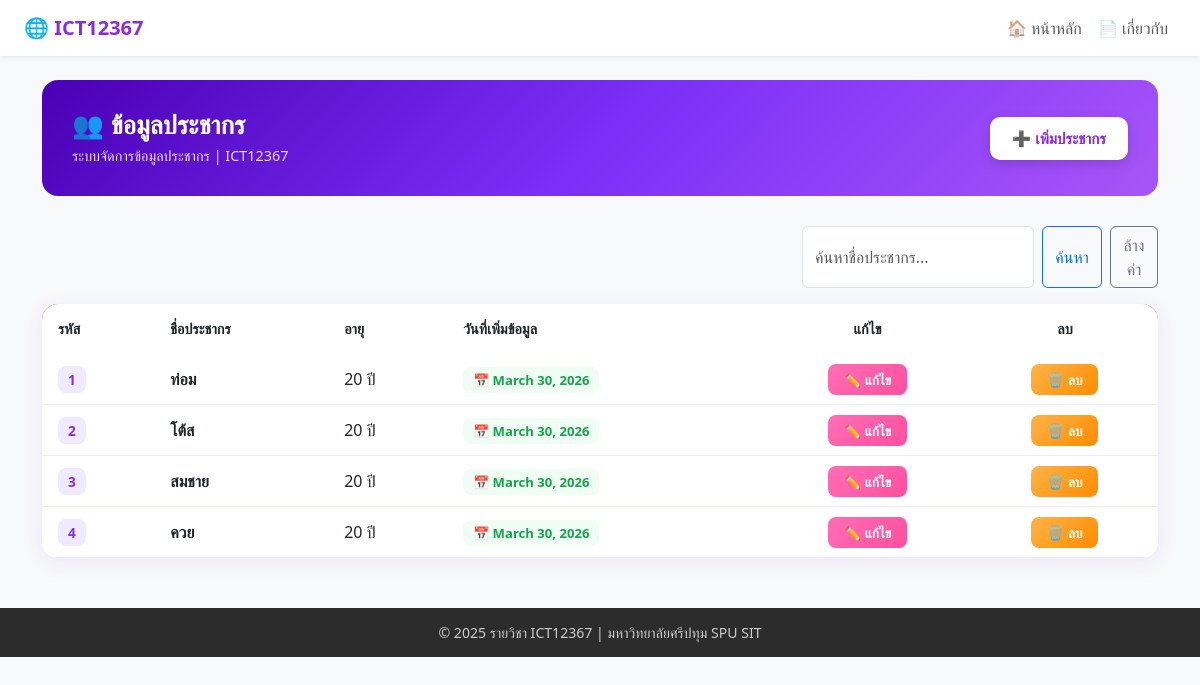
The page / on the database its author committed.
### myapp/models.py (models this page shows, shortened)
class Person(models.Model):
    name = models.CharField(max_length=100)
    age = models.IntegerField()
    created_date = models.DateField(auto_now_add=True)

### myapp/views.py (the view)
# urls.py: path('', views.index, name='index'),
def index(request):
    all_Person = Person.objects.all()
    query = request.GET.get('q')
    if query:
        all_Person = all_Person.filter(
            Q(name__icontains=query) | Q(age__icontains=query)
        )
    return render(request, "myapp/index.html", {"all_person": all_Person})

### myapp/templates/myapp/index.html (shortened to what this page needs)
{% extends 'myapp/base.html' %}
{% block content %}
<div class="page-header">
  <div>
    <h2>👥 ข้อมูลประชากร</h2>
    <p>ระบบจัดการข้อมูลประชากร | ICT12367</p>
  </div>
  <a href="/add/" class="btn-add">➕ เพิ่มประชากร</a>
</div>
<div class="row mb-3 justify-content-end">
  <div class="col-md-4">
    <form action="" method="GET" class="d-flex">
      <input class="form-control me-2" type="search" name="q" placeholder="ค้นหาชื่อประชากร..."
             aria-label="Search" value="{{ request.GET.q }}">
      <button class="btn btn-outline-primary me-2" type="submit">ค้นหา</button>
      <a href="/" class="btn btn-outline-secondary">ล้างค่า</a>
    </form>
  </div>
</div>
<div class="table-card">
  <table class="table table-hover mb-0">
    <thead>
      <tr>
        <th>รหัส</th>
        <th>ชื่อประชากร</th>
        <th>อายุ</th>
        <th>วันที่เพิ่มข้อมูล</th>
        <th class="text-center">แก้ไข</th>
        <th class="text-center">ลบ</th>
      </tr>
    </thead>
    <tbody>
      {% for person in all_person %}
      <tr>
        <td><span class="badge-id">{{ person.id }}</span></td>
        <td><strong>{{ person.name }}</strong></td>
        <td>{{ person.age }} ปี</td>
        <td><span class="badge-date">📅 {{ person.created_date }}</span></td>
        <td class="text-center">
          <a href="#" class="btn-edit">✏️ แก้ไข</a>
        </td>
        <td class="text-center">
          <a href="#" class="btn-del">🗑️ ลบ</a>
        </td>
      </tr>
      {% empty %}
      <tr>
        <td colspan="6" class="text-center text-muted">ไม่พบข้อมูลที่คุณค้นหา</td>
      </tr>
      {% endfor %}
    </tbody>
  </table>
</div>
{% endblock %}

### myapp/templates/myapp/base.html (shortened to what this page needs)
<!DOCTYPE html>
<html lang="th">
<head>
  <link rel="stylesheet" href="https://cdn.jsdelivr.net/npm/bootstrap@5.3.0/dist/css/bootstrap.min.css">
</head>
<body class="bg-light">
<nav class="navbar navbar-expand-lg navbar-light bg-white shadow-sm">
  <div class="container-fluid px-4">
    <a class="navbar-brand" href="/">🌐 ICT12367</a>
    <div class="collapse navbar-collapse">
      <ul class="navbar-nav ms-auto">
        <li class="nav-item"><a class="nav-link" href="/">🏠 หน้าหลัก</a></li>
        <li class="nav-item"><a class="nav-link" href="/about/">📄 เกี่ยวกับ</a></li>
      </ul>
    </div>
  </div>
</nav>
<div class="container mt-4">
  {% block content %}{% endblock %}
</div>
<footer>© 2025 รายวิชา ICT12367 | มหาวิทยาลัยศรีปทุม SPU SIT</footer>
</body>
</html>

### myapp/templates/myapp/base.html (style rules this page uses)
.navbar-brand { color: blueviolet !important; font-weight: bold; }
footer { background: #2c2c2c; color: #ccc; text-align: center; padding: 14px; margin-top: 50px; font-size: 0.88rem; }

### myapp/templates/myapp/index.html (style rules this page uses)
.page-header { background: linear-gradient(135deg, #4a00b4, #7b2ff7, #a855f7); border-radius: 16px; padding: 30px; margin-bottom: 30px; color: white; display: flex; justify-content: space-between; align-items: center; }
.page-header h2 { margin: 0; font-size: 1.6rem; font-weight: 700; }
.page-header p { margin: 4px 0 0; opacity: 0.85; font-size: 0.9rem; }
.btn-add { background: white; color: blueviolet; font-weight: 700; border-radius: 10px; padding: 10px 22px; text-decoration: none; font-size: 0.95rem; white-space: nowrap; transition: transform .2s, box-shadow .2s; box-shadow: 0 4px 12px rgba(0,0,0,0.15); }
.table-card { background: white; border-radius: 16px; box-shadow: 0 4px 20px rgba(123,47,247,0.10); overflow: hidden; }
.table thead tr { background: linear-gradient(135deg, #4a00b4, #7b2ff7); color: white; }
.table thead th { font-weight: 600; padding: 14px 16px; border: none; font-size: 0.9rem; }
.table tbody td, .table tbody th { padding: 13px 16px; vertical-align: middle; border-color: #f0eaff; }
.badge-id { background: #f0eaff; color: blueviolet; font-weight: 700; padding: 4px 10px; border-radius: 8px; font-size: 0.85rem; }
.badge-date { background: #f0fdf4; color: #16a34a; font-size: 0.82rem; padding: 4px 10px; border-radius: 8px; font-weight: 600; }
.btn-edit { background: linear-gradient(135deg, #ff6eb4, #ff4fa0); color: white; border: none; border-radius: 8px; padding: 6px 16px; font-size: 0.85rem; font-weight: 600; text-decoration: none; }
.btn-del { background: linear-gradient(135deg, #ffb347, #ff8c00); color: white; border: none; border-radius: 8px; padding: 6px 16px; font-size: 0.85rem; font-weight: 600; text-decoration: none; }

### rows shown on the page
Person: id "1", name "ท่อม", age "20", created_date "March 30, 2026"
Person: id "2", name "โต้ส", age "20", created_date "March 30, 2026"
Person: id "3", name "สมชาย", age "20", created_date "March 30, 2026"
Person: id "4", name "ควย", age "20", created_date "March 30, 2026"
